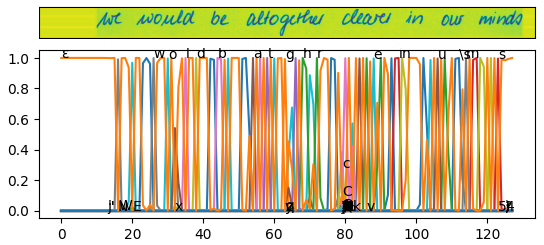
#> input picture thesis/figures/ctc_on_htr.png, 544 x 245 px
$ python -i main_nonorm.py   (imports and definitions only)
#> lines starting #> are read from the running program, lines starting #| are printed output that depends on the picture
### app/segmentation/unet_lstm_attempts/UnetLSTMLineSeg64/model.py
import tensorflow as tf
import pickle


def create_recognition_model(img_size, labels_len):
    x = x_input = tf.keras.layers.Input(shape=(*img_size, 1), name='x_input')

    x = tf.keras.layers.Conv2D(64, kernel_size=(5, 5), padding='same')(x)
    x = tf.keras.layers.LeakyReLU(0.01)(x)
    x = tf.keras.layers.MaxPooling2D(pool_size=(2, 2))(x)

    x1 = tf.keras.layers.Conv2D(64, kernel_size=(5, 5), padding='same')(x)
    x = tf.keras.layers.Concatenate()([x, x1])
    x = tf.keras.layers.LeakyReLU(0.01)(x)
    x = tf.keras.layers.MaxPooling2D(pool_size=(2, 2))(x)

    x = tf.keras.layers.Conv2D(128, kernel_size=(3, 3), padding='same')(x)
    x = tf.keras.layers.LeakyReLU(0.01)(x)
    x = tf.keras.layers.MaxPooling2D(pool_size=(2, 2))(x)

    x = tf.keras.layers.Conv2D(256, kernel_size=(3, 3), padding='same')(x)
    x = tf.keras.layers.LeakyReLU(0.01)(x)

    x = tf.keras.layers.MaxPooling2D(pool_size=(2, 1))(x)

    x = tf.keras.layers.Conv2D(512, kernel_size=(3, 3), padding='same')(x)
    x = tf.keras.layers.BatchNormalization()(x)
    x = tf.keras.layers.LeakyReLU(0.01)(x)
    x = tf.keras.layers.MaxPooling2D(pool_size=(2, 1))(x)

    x = tf.keras.layers.Conv2D(512, kernel_size=(3, 3), padding='same')(x)
    x = tf.keras.layers.LeakyReLU(0.01)(x)
    x = tf.keras.layers.Conv2D(512, kernel_size=(2, 1), strides=2)(x)

    # ----- LSTM -----
    x = tf.keras.layers.Reshape((-1, 256))(x)

    x = tf.keras.layers.Bidirectional(tf.keras.layers.LSTM(128, return_sequences=True))(x)

    x = tf.keras.layers.Reshape((1024, 1, -1))(x)
    x = tf.keras.layers.Conv2D(labels_len, kernel_size=(1, 1))(x)
    x = tf.keras.layers.Reshape((-1, labels_len))(x)
    x = tf.keras.layers.Softmax()(x)

    return tf.keras.models.Model(x_input, x)

class CTCLayer(tf.keras.layers.Layer):
    def __init__(self, **kwargs):
        super().__init__(**kwargs)

    def call(self, inputs):
        y_true, y_pred, logit_len, label_len = inputs
        return tf.keras.backend.ctc_batch_cost(y_true, y_pred, logit_len, label_len)

def ctc_layer(data):
    y_true, y_pred, logit_len, label_len = data
    return tf.keras.backend.ctc_batch_cost(y_true, y_pred, logit_len, label_len)

# [29 lines left out: functions create_train_model, save_opt, load_opt, not called in this run]

### app/segmentation/unet_lstm_attempts/UnetLSTMLineSeg64/main_nonorm.py
import itertools
from math import floor

import cv2
import numpy as np

from dataset import enumerate_datasets
from matplotlib import pyplot as plt

from generator import generator, dataset_generator
from metrics import CERMetric, WERMetric
from model import create_recognition_model, create_train_model

characters = " !\"#%&'()*+,-./0123456789:;>?ABCDEFGHIJKLMNOPQRSTUVWXYZabcdefghijklmnopqrstuvwxyzĂÂÎȘȚăâîșț\n="
IMG_SIZE = (512,512)
SEQ_LEN = 1024
# [1 line not run here, left out]

dataset_paths = [
    ("D:\\Users\\Stefan\\Datasets\\hw_flex\\IAM_full", None),
    ("D:\\Users\\Stefan\\Datasets\\hw_flex\\Compuneri", "utf8")
]

def augment(img):
    def rotate_image(mat, angle):
        """
        Rotates an image (angle in degrees) and expands image to avoid cropping
        """

        height, width = mat.shape[:2]  # image shape has 3 dimensions
        image_center = (width / 2,
                        height / 2)  # getRotationMatrix2D needs coordinates in reverse order (width, height) compared to shape

        rotation_mat = cv2.getRotationMatrix2D(image_center, angle, 1.)

        # rotation calculates the cos and sin, taking absolutes of those.
        abs_cos = abs(rotation_mat[0, 0])
        abs_sin = abs(rotation_mat[0, 1])

        # find the new width and height bounds
        bound_w = int(height * abs_sin + width * abs_cos)
        bound_h = int(height * abs_cos + width * abs_sin)

        # subtract old image center (bringing image back to origo) and adding the new image center coordinates
        rotation_mat[0, 2] += bound_w / 2 - image_center[0]
        rotation_mat[1, 2] += bound_h / 2 - image_center[1]

        # rotate image with the new bounds and translated rotation matrix
        rotated_mat = cv2.warpAffine(mat, rotation_mat, (bound_w, bound_h))
        return rotated_mat
    img = cv2.resize(img, (
        floor(img.shape[1]*(1+np.random.random()/4-0.5)),
        floor(img.shape[0]*((1+np.random.random()/4-0.5)))
    ))

    height, width = img.shape

    def move(): return floor(np.random.random()*min(width, height))*0.2

    p_input = np.float32([[0, 0], [width - 1, 0], [width - 1, height - 1], [0, height - 1]])
    p_output = np.float32([[move(), move()], [width - 1 - move(), move()],
                           [width - 1 - move(), height - 1 - move()], [move(), height - 1 - move()]])

    persp = cv2.getPerspectiveTransform(p_input, p_output)
    img = cv2.warpPerspective(img, persp, (width, height), cv2.INTER_LINEAR, borderMode=cv2.BORDER_CONSTANT,
                                    borderValue=(0, 0, 0))
    x0,y0,x1,y1 = np.min(p_output[:,0]), np.min(p_output[:,1]), np.max(p_output[:,0]), np.max(p_output[:,1])
    x0,y0,x1,y1 = map(floor, [x0,y0,x1,y1])

    img = img[y0:y1, x0:x1]

    img = rotate_image(img, np.random.random()*10-5)

    return img

# [1 line that did not run here, left out]
# [1 line that did not run here, left out]
# [1 line that did not run here, left out]

# [1 line that did not run here, left out]
# [1 line not run here, left out]

# [1 line that did not run here, left out]

# [3 lines not run here, left out]


# [46 lines left out: function callback_plot, not called in this run]

import tensorflow as tf
# [4 lines that did not run here, left out]

>>> import cv2
>>> picture = cv2.imread('../../../../thesis/figures/ctc_on_htr.png', cv2.IMREAD_GRAYSCALE)
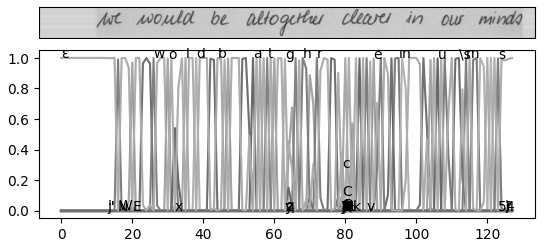
#> picture: shape (245, 544); min 0, max 255, mean 211.4
>>> result = augment(picture)
#> in augment, `img = cv2.resize(img, ( floor(img.shape[1]*(1+np.random.random()/4-0.5..`:
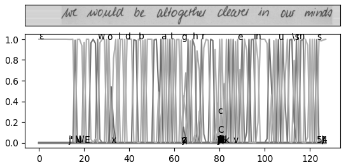
#> img: shape (166, 346); min 0, max 255, mean 212
#> in augment, `img = cv2.warpPerspective(img, persp, (width, height), cv2.INTER_LINEA..`:
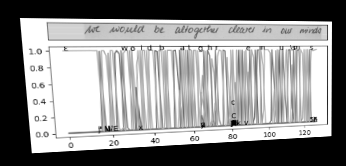
#> img: shape (166, 346); min 0, max 255, mean 142
#> in augment, `img = img[y0:y1, x0:x1]`:
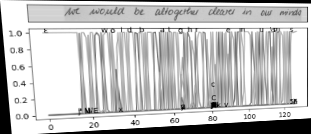
#> img: shape (134, 311); min 0, max 255, mean 195.1
#> in rotate_image, `rotated_mat = cv2.warpAffine(mat, rotation_mat, (bound_w, bound_h))`:
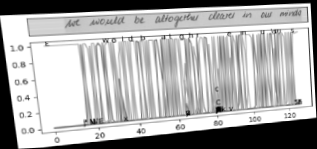
#> rotated_mat: shape (149, 317); min 0, max 255, mean 172.1

$ run again, on app/segmentation/unet_lstm_attempts/UnetLSTMLineSeg64/metrics/run0/IoU.png
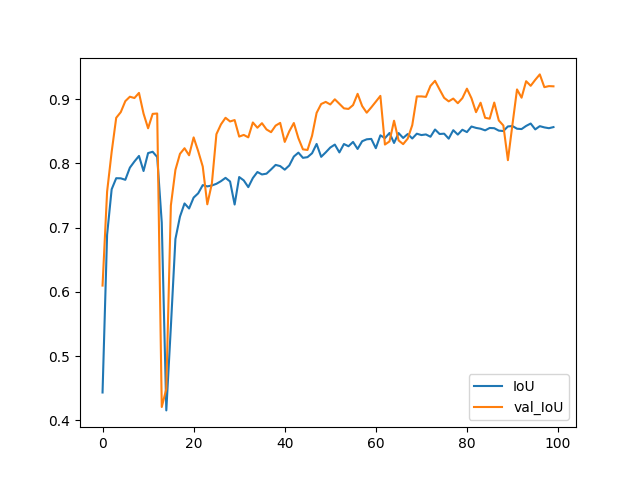
#> input picture app/segmentation/unet_lstm_attempts/UnetLSTMLineSeg64/metrics/run0/IoU.png, 640 x 480 px
#> in augment, `img = img[y0:y1, x0:x1]`:
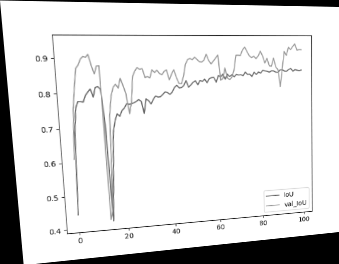
#> img: shape (264, 339); min 0, max 255, mean 223.9
#> in rotate_image, `rotated_mat = cv2.warpAffine(mat, rotation_mat, (bound_w, bound_h))`:
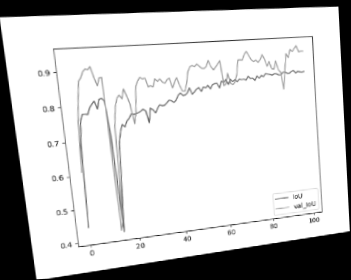
#> rotated_mat: shape (280, 351); min 0, max 255, mean 203.8
